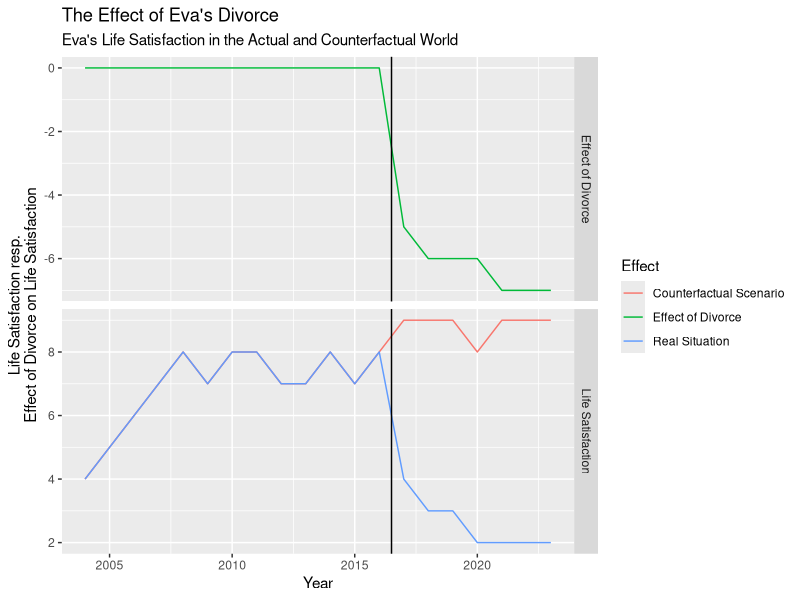

The R source for this figure:
## ---- chunk 1
knitr::opts_chunk$set(echo = TRUE)
knitr::opts_chunk$set(eval=TRUE)
## ---- chunk 2

#Mit R kann man rechnen
1+1

## ---- chunk 3
# Create two vectors with the years and the estimates for Version 1
year <- c(2004:2023)
est <- c(4, 5, 6, 7, 8, 7, 8, 8, 7, 7, 8, 7, 8, 4, 3, 3, 2, 2, 2, 2)

# Create a table with the vectors as columns
tab1 <- data.frame(year, est, type = "Life Satisfaction")
save <- est

year <- c(2004:2023)
est <- c(4, 5, 6, 7, 8, 7, 8, 8, 7, 7, 8, 7, 8, 9, 9, 9, 8, 9, 9, 9)

# Create a table with the vectors as columns
tab2 <- data.frame(year, est, type = "Life Satisfaction")

tab3 <- data.frame(year, est = save - est, type = "Effect of Divorce", version = "Effect of Divorce")

library(ggplot2)

# Add a new column indicating the version
tab1$version <- "Real Situation"
tab2$version <- "Counterfactual Scenario"

# Combine the two tables
tab <- rbind(tab1, tab2, tab3)

# Create a line plot with ggplot
ggplot(tab, aes(x = year, y = est, color = version)) +  
  geom_line() +  
  facet_grid(type ~ ., scales = "free_y") + 
  labs(
    title = "The Effect of Eva's Divorce", 
    subtitle = "Eva's Life Satisfaction in the Actual and Counterfactual World", 
    x = "Year", 
    color = "Effect", 
    y = "Life Satisfaction resp.\nEffect of Divorce on Life Satisfaction"
  ) +  
  geom_vline(xintercept = 2016.5)



